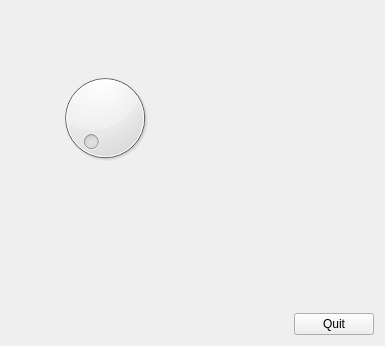
<?xml version="1.0" encoding="UTF-8"?>
<ui version="4.0">
 <class>MyForm</class>
 <widget class="QWidget" name="MyForm">
  <property name="geometry">
   <rect>
    <x>0</x>
    <y>0</y>
    <width>385</width>
    <height>346</height>
   </rect>
  </property>
  <property name="windowTitle">
   <string>Form</string>
  </property>
  <layout class="QVBoxLayout" name="verticalLayout_4">
   <item>
    <layout class="QVBoxLayout" name="verticalLayout_3">
     <item>
      <layout class="QHBoxLayout" name="horizontalLayout_3">
       <property name="leftMargin">
        <number>44</number>
       </property>
       <property name="topMargin">
        <number>37</number>
       </property>
       <item>
        <layout class="QVBoxLayout" name="verticalLayout">
         <item>
          <layout class="QHBoxLayout" name="horizontalLayout">
           <item>
            <widget class="QLabel" name="label">
             <property name="text">
              <string/>
             </property>
            </widget>
           </item>
           <item>
            <widget class="QLabel" name="label_2">
             <property name="text">
              <string/>
             </property>
             <property name="alignment">
              <set>Qt::AlignRight|Qt::AlignTrailing|Qt::AlignVCenter</set>
             </property>
            </widget>
           </item>
          </layout>
         </item>
         <item>
          <widget class="QDial" name="dial">
           <property name="minimum">
            <number>1</number>
           </property>
           <property name="maximum">
            <number>50</number>
           </property>
          </widget>
         </item>
        </layout>
       </item>
       <item>
        <spacer name="horizontalSpacer_2">
         <property name="orientation">
          <enum>Qt::Horizontal</enum>
         </property>
         <property name="sizeHint" stdset="0">
          <size>
           <width>40</width>
           <height>20</height>
          </size>
         </property>
        </spacer>
       </item>
      </layout>
     </item>
     <item>
      <layout class="QHBoxLayout" name="horizontalLayout_2">
       <item>
        <spacer name="horizontalSpacer">
         <property name="orientation">
          <enum>Qt::Horizontal</enum>
         </property>
         <property name="sizeHint" stdset="0">
          <size>
           <width>40</width>
           <height>20</height>
          </size>
         </property>
        </spacer>
       </item>
       <item>
        <layout class="QVBoxLayout" name="verticalLayout_2">
         <item>
          <spacer name="verticalSpacer">
           <property name="orientation">
            <enum>Qt::Vertical</enum>
           </property>
           <property name="sizeHint" stdset="0">
            <size>
             <width>28</width>
             <height>68</height>
            </size>
           </property>
          </spacer>
         </item>
         <item>
          <widget class="QPushButton" name="pushButton">
           <property name="text">
            <string>Quit</string>
           </property>
          </widget>
         </item>
        </layout>
       </item>
      </layout>
     </item>
    </layout>
   </item>
  </layout>
 </widget>
 <resources/>
 <connections>
  <connection>
   <sender>dial</sender>
   <signal>valueChanged(int)</signal>
   <receiver>label_2</receiver>
   <slot>setNum(int)</slot>
   <hints>
    <hint type="sourcelabel">
     <x>115</x>
     <y>101</y>
    </hint>
    <hint type="destinationlabel">
     <x>124</x>
     <y>49</y>
    </hint>
   </hints>
  </connection>
  <connection>
   <sender>dial</sender>
   <signal>sliderPressed()</signal>
   <receiver>label_2</receiver>
   <slot>show()</slot>
   <hints>
    <hint type="sourcelabel">
     <x>141</x>
     <y>125</y>
    </hint>
    <hint type="destinationlabel">
     <x>135</x>
     <y>59</y>
    </hint>
   </hints>
  </connection>
  <connection>
   <sender>dial</sender>
   <signal>sliderReleased()</signal>
   <receiver>label_2</receiver>
   <slot>hide()</slot>
   <hints>
    <hint type="sourcelabel">
     <x>82</x>
     <y>125</y>
    </hint>
    <hint type="destinationlabel">
     <x>117</x>
     <y>57</y>
    </hint>
   </hints>
  </connection>
  <connection>
   <sender>pushButton</sender>
   <signal>clicked(bool)</signal>
   <receiver>MyForm</receiver>
   <slot>close()</slot>
   <hints>
    <hint type="sourcelabel">
     <x>367</x>
     <y>315</y>
    </hint>
    <hint type="destinationlabel">
     <x>379</x>
     <y>264</y>
    </hint>
   </hints>
  </connection>
 </connections>
</ui>
